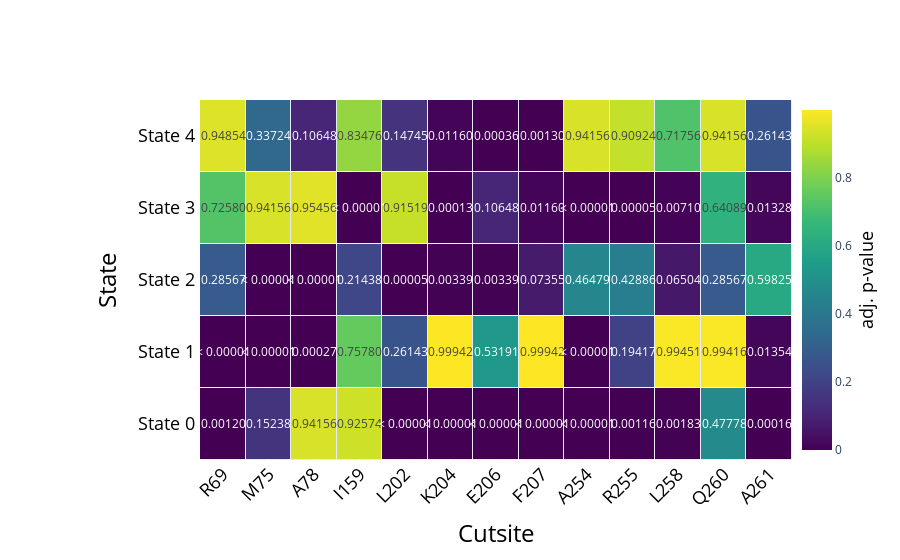

The cell this chart's notebook holds for it:
### Code cell
import plotly.graph_objects as go

# Example data
data = {
    "1_R69": [0.0012, 0.00001, 0.28567, 0.7258, 0.94854],
    "2_M75": [0.15238, 0.00001, 0.00001, 0.94156, 0.33724],
    "3_A78": [0.94156, 0.00027, 0.00001, 0.95456, 0.10648],
    "4_I159": [0.92574, 0.7578, 0.21438, 0.00001, 0.83476],
    "5_L202": [0.00001, 0.26143, 0.00005, 0.91519, 0.14745],
    "6_K204": [0.00001, 0.99942, 0.00339, 0.00013, 0.0116],
    "7_E206": [0.00001, 0.53191, 0.00339, 0.10648, 0.00036],
    "8_F207": [0.00001, 0.99942, 0.07355, 0.0116, 0.0013],
    "9_A254": [0.00001, 0.00001, 0.46479, 0.00001, 0.94156],
    "10_R255": [0.00116, 0.19417, 0.42886, 0.00005, 0.90924],
    "11_L258": [0.00183, 0.99451, 0.06504, 0.0071, 0.71756],
    "12_Q260": [0.47778, 0.99416, 0.28567, 0.64089, 0.94156],
    "13_A261": [0.00016, 0.01354, 0.59825, 0.01328, 0.26143]
}

# Formatting function
def format_pvalue(p):
    if p <= 0.00001:
        return '< 0.00001'
    return f'{p:.5f}'

# Convert dictionary to a list of lists
z_values = np.array(list(data.values())).T
# np_z_values = np.array(z_values).T
text_values = [[format_pvalue(val) for val in row] for row in z_values]  # Format p-values as strings

# Get the second element of each key for x-axis labels
x_labels = [key.split('_')[1] for key in data.keys()]
y_labels = ['State 0', 'State 1', 'State 2', 'State 3', 'State 4', ]

# Create a heatmap with cell borders
fig = go.Figure(data=go.Heatmap(
    z=z_values,
    x=x_labels,
    y=y_labels,
    colorscale="Viridis",
    showscale=True,
    xgap=1,  # Gap between cells on the x-axis (creates a border)
    ygap=1,   # Gap between cells on the y-axis (creates a border)
    text=text_values,  # Display p-values in cells
    texttemplate="%{text}",  # Format text in cells
    textfont=dict(size=12),  # Adjust font size and color for readability
    colorbar=dict(
        title="adj. p-value",
        title_side="right",
        titlefont=dict(size=18, color="black"),
        lenmode="fraction",
        len=1.0,
        y=0.5,
        yanchor="middle",
        x=1.0,
        xanchor="left"
    ),
))

# Update layout to ensure sufficient space and styling
fig.update_layout(
    xaxis=dict(
        title="Cutsite",
        titlefont=dict(size=24, color="black"),
        tickfont=dict(size=18, color="black"),
        tickangle=-45,
        tickmode='array',
        tickvals=x_labels,
        ticktext=x_labels
    ),
    yaxis=dict(
        title="State",
        titlefont=dict(size=24, color="black"),
        tickfont=dict(size=18, color="black"),
        ticklabelposition="outside",
        automargin=True,
        side="left",
        tickson="boundaries",
        ticklen=20,  # Increase tick length
        tickwidth=2,  # Increase tick width for visibility
        ticks="outside",  # Place ticks outside the plot area
        tickcolor="rgba(0,0,0,0)",  # Make ticks transparent
        linecolor="rgba(0,0,0,0)",  # Make axis line transparent
    ),
#     yaxis=dict(
#         title="State",
#         titlefont=dict(size=24),
#         tickfont=dict(size=18),
#         ticklabelposition="outside",  # Move labels outside the plot area
#         automargin=True  # Automatically adjust margins to fit labels
#     ),
    margin=dict(l=200, r=100, t=100, b=100)  # Increase margins to ensure full rendering
)

# Show the figure
fig.show()

# Save the figure as a high-resolution image
fig.write_image("heatmap_high_res.png", scale=4, width=1200, height=800)

### Figure 1 — Plotly figure (JSON) as saved in the notebook; plotly's stock layout.template omitted (floating-point values rounded to 4 significant figures)
{"data": [{"colorbar": {"len": 1, "lenmode": "fraction", "title": {"font": {"color": "black", "size": 18}, "side": "right", "text": "adj. p-value"}, "x": 1, "xanchor": "left", "y": 0.5, "yanchor": "middle"}, "colorscale": [[0, "#440154"], [0.1111, "#482878"], [0.2222, "#3e4989"], [0.3333, "#31688e"], [0.4444, "#26828e"], [0.5556, "#1f9e89"], [0.6667, "#35b779"], [0.7778, "#6ece58"], [0.8889, "#b5de2b"], [1, "#fde725"]], "showscale": true, "text": [["0.00120", "0.15238", "0.94156", "0.92574", "< 0.00001", "< 0.00001", "< 0.00001", "< 0.00001", "< 0.00001", "0.00116", "0.00183", "0.47778", "0.00016"], ["< 0.00001", "< 0.00001", "0.00027", "0.75780", "0.26143", "0.99942", "0.53191", "0.99942", "< 0.00001", "0.19417", "0.99451", "0.99416", "0.01354"], ["0.28567", "< 0.00001", "< 0.00001", "0.21438", "0.00005", "0.00339", "0.00339", "0.07355", "0.46479", "0.42886", "0.06504", "0.28567", "0.59825"], ["0.72580", "0.94156", "0.95456", "< 0.00001", "0.91519", "0.00013", "0.10648", "0.01160", "< 0.00001", "0.00005", "0.00710", "0.64089", "0.01328"], ["0.94854", "0.33724", "0.10648", "0.83476", "0.14745", "0.01160", "0.00036", "0.00130", "0.94156", "0.90924", "0.71756", "0.94156", "0.26143"]], "textfont": {"size": 12}, "texttemplate": "%{text}", "type": "heatmap", "x": ["R69", "M75", "A78", "I159", "L202", "K204", "E206", "F207", "A254", "R255", "L258", "Q260", "A261"], "xgap": 1, "y": ["State 0", "State 1", "State 2", "State 3", "State 4"], "ygap": 1, "z": [[0.0012, 0.1524, 0.9416, 0.9257, 1e-05, 1e-05, 1e-05, 1e-05, 1e-05, 0.00116, 0.00183, 0.4778, 0.00016], [1e-05, 1e-05, 0.00027, 0.7578, 0.2614, 0.9994, 0.5319, 0.9994, 1e-05, 0.1942, 0.9945, 0.9942, 0.01354], [0.2857, 1e-05, 1e-05, 0.2144, 5e-05, 0.00339, 0.00339, 0.07355, 0.4648, 0.4289, 0.06504, 0.2857, 0.5982], [0.7258, 0.9416, 0.9546, 1e-05, 0.9152, 0.00013, 0.1065, 0.0116, 1e-05, 5e-05, 0.0071, 0.6409, 0.01328], [0.9485, 0.3372, 0.1065, 0.8348, 0.1474, 0.0116, 0.00036, 0.0013, 0.9416, 0.9092, 0.7176, 0.9416, 0.2614]]}], "layout": {"margin": {"b": 100, "l": 200, "r": 100, "t": 100}, "xaxis": {"tickangle": -45, "tickfont": {"color": "black", "size": 18}, "tickmode": "array", "ticktext": ["R69", "M75", "A78", "I159", "L202", "K204", "E206", "F207", "A254", "R255", "L258", "Q260", "A261"], "tickvals": ["R69", "M75", "A78", "I159", "L202", "K204", "E206", "F207", "A254", "R255", "L258", "Q260", "A261"], "title": {"font": {"color": "black", "size": 24}, "text": "Cutsite"}}, "yaxis": {"automargin": true, "linecolor": "rgba(0,0,0,0)", "side": "left", "tickcolor": "rgba(0,0,0,0)", "tickfont": {"color": "black", "size": 18}, "ticklabelposition": "outside", "ticklen": 20, "ticks": "outside", "tickson": "boundaries", "tickwidth": 2, "title": {"font": {"color": "black", "size": 24}, "text": "State"}}}}
